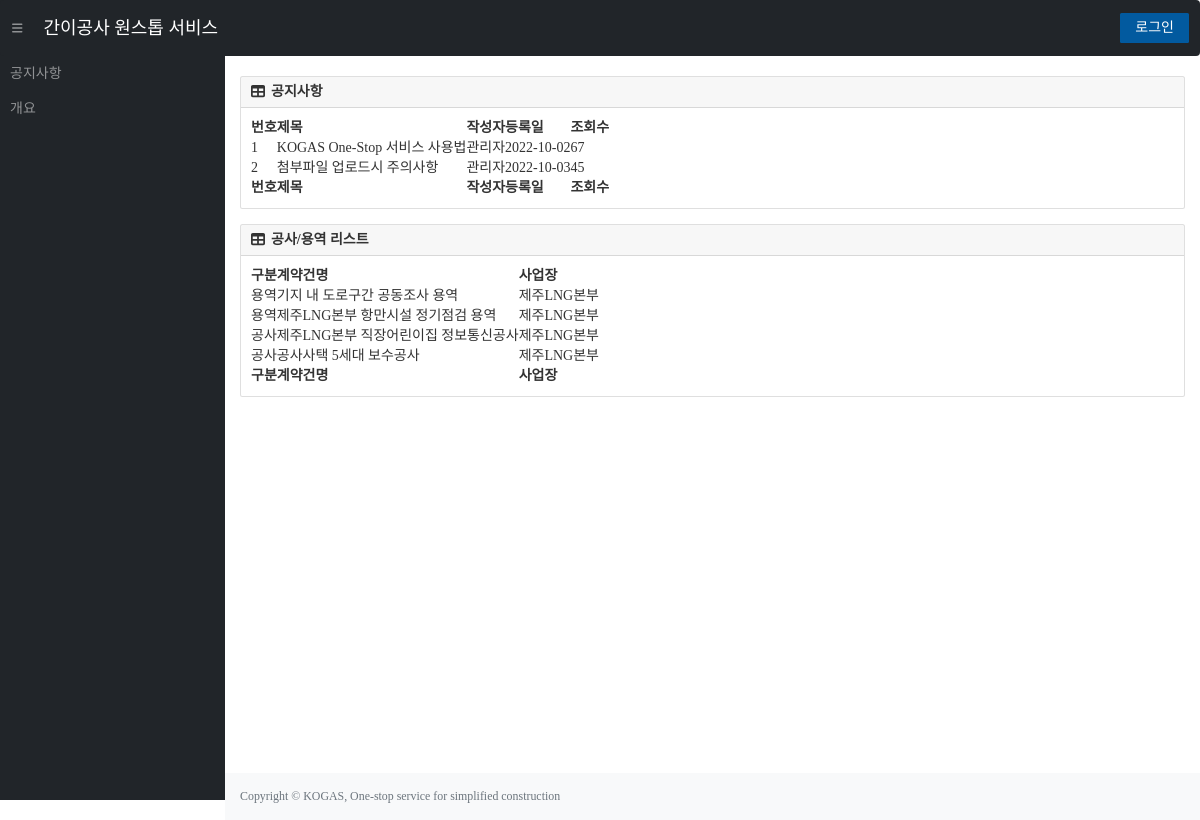
The page / on the database its author committed.
### tables this page shows
CREATE TABLE "constructionList" (
	"contractNum"	TEXT UNIQUE,
	"title"	TEXT,
	"department"	TEXT,
	"company"	TEXT,
	"supervisor"	TEXT,
	"s_contact"	TEXT,
	"contractAmount"	NUMERIC,
	"deposit_rate"	NUMERIC,
	"fault_rate"	NUMERIC,
	"progress"	INTEGER,
	"s_position"	TEXT,
	"s_email"	TEXT,
	"class_code"	TEXT,
	"budget_course"	TEXT,
	"start_date"	TEXT,
	"contract_completion"	TEXT,
	"real_completion"	TEXT,
	"summary"	TEXT,
	"company2"	TEXT,
	"company2_amount"	NUMERIC,
	"company3"	TEXT,
	"company3_amount"	NUMERIC,
	PRIMARY KEY("contractNum")
);

### app.py (the view)
@app.route('/')
def index():
    con = sqlite3.connect(path.join(ROOT, 'KOGAS.db'))
    cur = con.cursor()
    sql = f"SELECT * FROM constructionList"
    cur.execute(sql)
    list = cur.fetchall()
    list = sorted(list, key=lambda x : x[0], reverse=True)
    session['logFlag_b'] = False
    session['contractNum'] = False
    return render_template('index.html',supervisor=session.get('supervisor'), login=session.get('logFlag'), constructionList=list)

### templates/index.html (shortened to what this page needs)
<!DOCTYPE html>
<html lang="ko">
<head>
    <link href="https://cdn.jsdelivr.net/npm/simple-datatables@latest/dist/style.css" rel="stylesheet" />
    <link rel="stylesheet" href="{{ url_for('static', filename='css/main.css') }}">|
    <link rel="stylesheet" href="{{ url_for('static', filename='css/modal.css') }}">
    <link rel="stylesheet" href="http://maxcdn.bootstrapcdn.com/bootstrap/3.3.6/css/bootstrap.min.css">
</head>
<body class="sb-nav-fixed">
    <nav class="sb-topnav navbar navbar-expand navbar-dark bg-dark">
        <button class="btn btn-link btn-sm order-1 order-lg-0 me-4 me-lg-0" id="sidebarToggle" href="#!"><i
                class="fas fa-bars"></i></button>
        <a class="navbar-brand ps-3" href="{{ url_for('index') }}">
            간이공사 원스톱 서비스 </a>
        <div class="d-none d-md-inline-block form-inline ms-auto me-0 me-md-3 my-2 my-md-0">
            <div style="text-align: center;">
                {% if login == True %}
                <form action="{{url_for('logout')}}" method="post" style="display :inline-block;">
                    <input type="hidden" id="userInput" name="userInput">
                    <button type="submit" class="cBtn find-btn1" style="display :inline-block;" name="free_button"
                        value="free_button" onClick="confirmBooking('{{supervisor}}')"> 로그아웃 </button>
                </form>
                {% else %}
                <a href="{{ url_for('login') }}"><button class="cBtn find-btn1">로그인</button></a>
                {% endif %}
            </div>
        </div>
    </nav>
    <div id="layoutSidenav">
        <div id="layoutSidenav_nav">
            <nav class="sb-sidenav accordion sb-sidenav-dark" id="sidenavAccordion">
                <div class="sb-sidenav-menu">
                    <div class="nav">
                        <a class="nav-link" href="#">공지사항</a>
                        <a class="nav-link" href="#">개요</a>
                    </div>
                </div>
            </nav>
        </div>
        <div id="layoutSidenav_content">
            <main>
                <div class="container-fluid px-4">
                    {% block main %}
                    <div class="card mb-4">
                        <div class="card-header">
                            <i class="fas fa-table me-1"></i>
                            <b>공지사항</b>
                        </div>
                        <div class="card-body">
                            <table id="datatablesSimple1">
                                <thead>
                                    <tr>
                                        <th>번호</th>
                                        <th>제목</th>
                                        <th>작성자</th>
                                        <th>등록일</th>
                                        <th>조회수</th>
                                    </tr>
                                </thead>
                                <tfoot>
                                    <tr>
                                        <th>번호</th>
                                        <th>제목</th>
                                        <th>작성자</th>
                                        <th>등록일</th>
                                        <th>조회수</th>
                                    </tr>
                                </tfoot>
                                <tbody>
                                    <tr onclick="location.href='#';" style="cursor:pointer;">
                                        <td>1</td>
                                        <td>KOGAS One-Stop 서비스 사용법</td>
                                        <td>관리자</td>
                                        <td>2022-10-02</td>
                                        <td>67</td>
                                    </tr>
                                    <tr onclick="location.href='#';" style="cursor:pointer;">
                                        <td>2</td>
                                        <td>첨부파일 업로드시 주의사항</td>
                                        <td>관리자</td>
                                        <td>2022-10-03</td>
                                        <td>45</td>
                                    </tr>
                                </tbody>
                            </table>
                        </div>
                    </div>
                    <div class="card mb-4">
                        <div class="card-header"
                            style="display: flex; align-items: center; justify-content: space-between;">
                            <div>
                                <i class="fas fa-table me-1"></i>
                                <b>공사/용역 리스트</b>
                            </div>
                        </div>
                        <div class="card-body">
                            <table id="datatablesSimple2">
                                <thead>
                                    <tr>
                                        <th>구분</th>
                                        <th>계약건명</th>
                                        <th>사업장</th>
                                    </tr>
                                </thead>
                                <tfoot>
                                    <tr>
                                        <th>구분</th>
                                        <th>계약건명</th>
                                        <th>사업장</th>
                                    </tr>
                                </tfoot>
                                <tbody>
                                    {% for construction in constructionList %}
                                    <tr onclick="location.href='/pr/{{construction[0]}}';" style="cursor:pointer;">
                                        <td>{{construction[12]}}</td>
                                        <td>{{construction[1]}}</td>
                                        <td>{{construction[2]}}</td>
                                    </tr>
                                    {% endfor %}
                                </tbody>
                            </table>
                        </div>
                    </div>
                    {% endblock %}
                </div>
            </main>
            <footer class="py-4 bg-light mt-auto">
                <div class="container-fluid px-4">
                    <div class="d-flex align-items-center justify-content-between small">
                        <div class="text-muted">Copyright &copy; KOGAS, One-stop service for simplified construction
                        </div>
                    </div>
                </div>
            </footer>
        </div>
    </div>
</body>
</html>

### rows shown on the page
constructionList: class_code "용역", title "기지 내 도로구간 공동조사 용역", department "제주LNG본부"
constructionList: class_code "용역", title "제주LNG본부 항만시설 정기점검 용역", department "제주LNG본부"
constructionList: class_code "공사", title "제주LNG본부 직장어린이집 정보통신공사", department "제주LNG본부"
constructionList: class_code "공사", title "공사사택 5세대 보수공사", department "제주LNG본부"
